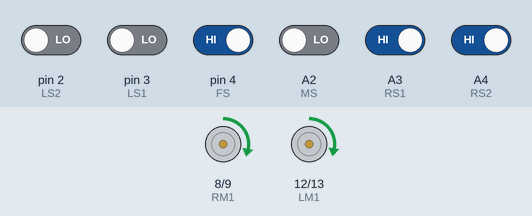
This sketch was run on a simulated Arduino Uno, built with avr-gcc and run on an emulated ATmega328P. Shown: motor-driver pin pairs drawn as motors (green arrow = first pin HIGH = forward, orange = second pin HIGH = backward, longer = more drive, scaled by the enable pin). The inputs (shaded band) are chosen by the test bench; at power-on: A3 (RS1), A4 (RS2), pin 4 (FS) HIGH, A2 (MS), pin 2 (LS2), pin 3 (LS1) LOW.

Above: at 1.2 s.
1.3 s: pin 4 (FS) driven LOW
At 2.5 s:
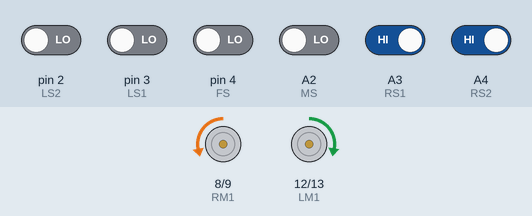
2.8 s: pin 4 (FS) driven HIGH
At 3.8 s:
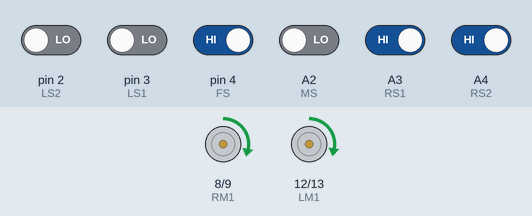
4.3 s: A3 (RS1) driven LOW
At 5.0 s:
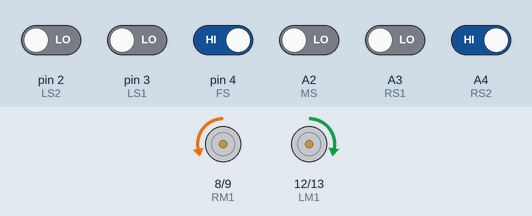
5.8 s: pin 3 (LS1) driven HIGH and A4 (RS2) driven LOW
At 6.1 s:
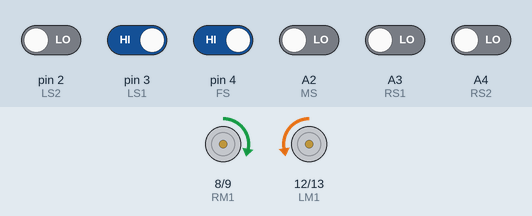
Timing chart, 0 to 8.3 s (numbered marks = the images above; inputs shaded):
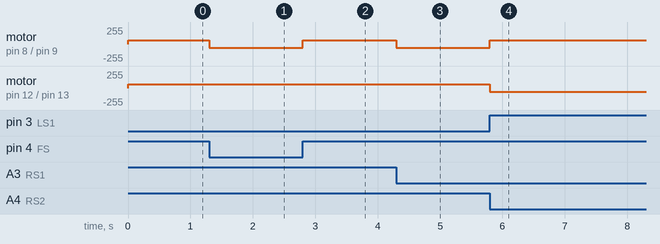

Measured:
- after the input at 1.3 s, motor on pin 8 (RM1) / pin 9 (RM2): forward 55/255 → backward 55/255 at once
- after the input at 2.8 s, motor on pin 8 (RM1) / pin 9 (RM2): backward 55/255 → forward 55/255 at once
- after the input at 4.3 s, motor on pin 8 (RM1) / pin 9 (RM2): forward 55/255 → backward 55/255 at once
- after the input at 5.8 s, motor on pin 8 (RM1) / pin 9 (RM2): backward 55/255 → forward 55/255 at once; motor on pin 12 (LM1) / pin 13 (LM2): forward 54/255 → backward 54/255 at once

The sketch:

whites.ino
```cpp
int j1=0;
int LS1 = 3;
int LS2 = 2 ;
int RS1 = A3;
int RS2 = A4 ;
int FS = 4;
int FLS = A5;
int MS = A2;
int RM1 = 8;
int RM2 = 9;
int ENR = 10;
int ENL = 11;
int LM1 = 12;
int LM2 = 13;
int S2 = 6;
int S3 = 7;
int sensorOut = 5;
int red, green, blue;
int led1 = 0 ;
int led2 = 1;
int series[3];
char a[200];
char b[150];
int i, j, flag=0;
int m = 0;

int k[200];

void fwd()
{
  digitalWrite(LM1, HIGH);
  digitalWrite(RM1, HIGH);
  digitalWrite(LM2, LOW);
  digitalWrite(RM2, LOW);
}

void back()
{
  digitalWrite(LM1, LOW);
  digitalWrite(RM1, LOW);
  digitalWrite(LM2, HIGH);
  digitalWrite(RM2, HIGH);
}

void stop()
{
  digitalWrite(LM1, LOW);
  digitalWrite(RM1, LOW);
  digitalWrite(LM2, LOW);
  digitalWrite(RM2, LOW);
}

void TL()
{
  digitalWrite(LM1, LOW);
  digitalWrite(RM1, HIGH);
  digitalWrite(LM2, LOW);
  digitalWrite(RM2, LOW);
}

void TR()
{
  digitalWrite(LM1, HIGH);
  digitalWrite(RM1, LOW);
  digitalWrite(LM2, LOW);
  digitalWrite(RM2, LOW);
}

void BR()
{
  digitalWrite(LM1, HIGH);
  digitalWrite(RM1, LOW);
  digitalWrite(LM2, LOW);
  digitalWrite(RM2, HIGH);
}

void BL()
{
  digitalWrite(LM1, LOW);
  digitalWrite(RM1, HIGH);
  digitalWrite(LM2, HIGH);
  digitalWrite(RM2, LOW);
}

void setup()
{
//  pinMode(S0, OUTPUT);
  //pinMode(S1, OUTPUT);
  pinMode(S2, OUTPUT);
  pinMode(S3, OUTPUT);
  pinMode(sensorOut, INPUT);


  pinMode(FLS, INPUT);
  pinMode(LS1, INPUT);
  pinMode(LS2, INPUT);
  pinMode(RS1, INPUT);
  pinMode(RS2, INPUT);
  pinMode(FS, INPUT);
  pinMode(MS, INPUT);
  pinMode(LM1, OUTPUT);
  pinMode(RM1, OUTPUT);
  pinMode(LM2, OUTPUT);
  pinMode(RM2, OUTPUT);
  pinMode(ENL, OUTPUT);
  pinMode(ENR, OUTPUT);

    Serial.begin(9600);

}

void loop()
{

  IR1();

}
/*void blinked ()
{
  for ( i = 0; i <= 2; i++)
  {

    if (series[i] == 1)
    { digitalWrite(A0, HIGH);
    delay(2000);
    digitalWrite(A0, LOW);
    delay(1000);
    }

    else if (series[i] == 2)
    {
      //BGEDB
    }

    else if (series[i] == 3)
    {
      digitalWrite(A1, HIGH);
    delay(2000);
    digitalWrite(A1, LOW);
    delay(1000);
    }
  }
}
int color(int j1)
{
  stop();
 int color[40];
 int r=0,g=0,y=0,n=0;
 for(int i=0;i<40;i++)
 {
  //read red
  digitalWrite(S2,LOW);
  digitalWrite(S3,LOW);
  red = pulseIn(sensorOut, LOW);
  Serial.print("R= ");
  Serial.print(red);
  Serial.print("  ");
  //read green
  digitalWrite(S2,HIGH);
  digitalWrite(S3,HIGH);
  green=pulseIn(sensorOut,LOW);
  Serial.print("G= ");
  Serial.print(green);
  Serial.print("  ");
  //read blue
  digitalWrite(S2,LOW);
  digitalWrite(S3,HIGH);
  blue=pulseIn(sensorOut,LOW);
  Serial.print("B= ");
  Serial.print(blue);
  Serial.print("  ");
  //print color
  Serial.print("\n");

   if( blue<green && red < green )
    {
      if(red>200)
      {
      Serial.println(" No Object");
      color[i]=0;
      }
      else if(red<170)
      {
     Serial.println(" - RED detected!");
     color[i]=1;
      }
    }
    else if(green <blue && red < green)
    {

    if(red<120 && green<120)
    {
      Serial.println(" - YELLOW detected!");
      color[i]=2;
    }

    }
  else if(green <blue && red > green)
  {
   Serial.println(" - GREEN detected!");
   color[i]=3;
  }
  }

  delay(750);


 //checking the occurance of colour
 for(int i=0;i<40;i++)
  {
   if(color[i]==1)
   {  r++;  }
   else if(color[i]==2)
   {  y++;  }
   else if(color[i]==3)
   {  g++;  }
   else if(color[i]==0)
   {  n++;  }
  }


  //comparing the occurance
  if((r > y)&&(r > g)&&(r > n))
  {
    digitalWrite(A0,HIGH);
    delay(100);
    digitalWrite(A0,LOW);
    series[j1]=1;
    return j1++;
    }
  else if((y > r)&&(y > g)&&(y > n))
  {
   // digitalWrite(yellow_l,HIGH);
    series[j1]=2;
    return j1++;
    }
  else if((g > y)&&(g > r)&&(g > n))
  {
    digitalWrite(A1,HIGH);
    delay(100);
    digitalWrite(A0,LOW);
    series[j1]=3;
    return j1++;
    }
  else if((n > y)&&(n > g)&&(n > r))
  {
    //
    Serial.print("no object");
    return j1;
    }
//
//-------------------------------
  }*/
// 0 - MEANS WHITE
// 1 - MEANS BLACK

void IR1()
{
  //   delay(300);
  //111000
  if(digitalRead(LS1) == 1 && digitalRead(LS2) == 1 && digitalRead(MS) == 1 && digitalRead(RS1) == 0 && digitalRead(RS2) == 0 && digitalRead(FS) == 0 )
  {
    analogWrite(ENL, 55);    // LEFT MOTOR SPEED (0-254)
    analogWrite(ENR, 54);
    BL();


    }


  //111001
  else if(digitalRead(LS1) == 1 && digitalRead(LS2) == 1 && digitalRead(MS) == 1 && digitalRead(RS1) == 0 && digitalRead(RS2) == 0 && digitalRead(FS) == 1 )
  {
    analogWrite(ENL, 55);    // LEFT MOTOR SPEED (0-254)
    analogWrite(ENR, 54);
    // RIGHT MOTOR SPEED (0-254)
    BL();
  }
  //110001
  else if(digitalRead(LS1) == 1 && digitalRead(LS2) == 1 && digitalRead(MS) == 0 && digitalRead(RS1) == 0 && digitalRead(RS2) == 0 && digitalRead(FS) == 1 )
  {
    analogWrite(ENL, 55);    // LEFT MOTOR SPEED (0-254)
    analogWrite(ENR, 54);     // RIGHT MOTOR SPEED (0-254)
    BL();
  }
  /*//00011
  else if(digitalRead(LS1) == 0 && digitalRead(LS2) == 0 && digitalRead(MS) == 1 && digitalRead(RS1) == 1 && digitalRead(RS2) == 1 && digitalRead(FS) == 0 )
  {
    analogWrite(ENL, 56);    // LEFT MOTOR SPEED (0-254)
    analogWrite(ENR, 55);     // RIGHT MOTOR SPEED (0-254)
    BL();
  }*/

  //110000
  else if(digitalRead(LS1) == 1 && digitalRead(LS2) == 1 && digitalRead(MS) == 0 && digitalRead(RS1) == 0 && digitalRead(RS2) == 0 && digitalRead(FS) == 0 )
  {
    analogWrite(ENL, 55);    // LEFT MOTOR SPEED (0-254)
    analogWrite(ENR, 54);     // RIGHT MOTOR SPEED (0-254)
    BL();

  }
  //111111
  else if(digitalRead(LS1) == 1 && digitalRead(LS2) == 1 && digitalRead(MS) == 1 && digitalRead(RS1) == 1 && digitalRead(RS2) == 1 && digitalRead(FS) == 1 )
  {
    analogWrite(ENL, 54);    // LEFT MOTOR SPEED (0-254)
    analogWrite(ENR, 53);     // RIGHT MOTOR SPEED (0-254)
    BL();


  }
  //111110
  else if(digitalRead(LS1) == 1 && digitalRead(LS2) == 1 && digitalRead(MS) == 1 && digitalRead(RS1) == 1 && digitalRead(RS2) == 1 && digitalRead(FS) == 0 )
  {
    analogWrite(ENL, 54);
    analogWrite(ENR, 53);     // RIGHT MOTOR SPEED (0-254)
    BL();


  }
  //111101
  else if(digitalRead(LS1) == 1 && digitalRead(LS2) == 1 && digitalRead(MS) == 1 && digitalRead(RS1) == 1 && digitalRead(RS2) == 0 && digitalRead(FS) == 1 )
  {
    analogWrite(ENL, 55);    // LEFT MOTOR SPEED (0-254)
    analogWrite(ENR,54);     // RIGHT MOTOR SPEED (0-254)
    BL();

  }
  //111100
  else if(digitalRead(LS1) == 1 && digitalRead(LS2) == 1 && digitalRead(MS) == 1 && digitalRead(RS1) == 1 && digitalRead(RS2) == 0 && digitalRead(FS) == 0 )
  {
    analogWrite(ENL, 55);    // LEFT MOTOR SPEED (0-254)
    analogWrite(ENR, 54);     // RIGHT MOTOR SPEED (0-254)
    BL();
   //11001
   //10011
  }
  //011110
  else if(digitalRead(LS1) == 0 && digitalRead(LS2) == 1 && digitalRead(MS) == 1 && digitalRead(RS1) == 1 && digitalRead(RS2) == 1 && digitalRead(FS) == 0 )
  {
    analogWrite(ENL, 55);    // LEFT MOTOR SPEED (0-254)
    analogWrite(ENR, 54);     // RIGHT MOTOR SPEED (0-254)
    BR();

  }
  //011111
  else if(digitalRead(LS1) == 0 && digitalRead(LS2) == 1 && digitalRead(MS) == 1 && digitalRead(RS1) == 1 && digitalRead(RS2) == 1 && digitalRead(FS) == 1 )
  {
    analogWrite(ENL, 55);    // LEFT MOTOR SPEED (0-254)
    analogWrite(ENR, 54);     // RIGHT MOTOR SPEED (0-254)
    fwd();


  }
  //001111
  else if(digitalRead(LS1) == 0 && digitalRead(LS2) == 0 && digitalRead(MS) == 1 && digitalRead(RS1) == 1 && digitalRead(RS2) == 1 && digitalRead(FS) == 1 )
  {
    analogWrite(ENL, 55);    // LEFT MOTOR SPEED (0-254)
    analogWrite(ENR, 54);     // RIGHT MOTOR SPEED (0-254)
    fwd();


  }
  //001110
  else if(digitalRead(LS1) == 0 && digitalRead(LS2) == 0 && digitalRead(MS) == 1 && digitalRead(RS1) == 1 && digitalRead(RS2) == 1 && digitalRead(FS) == 0 )
  {
    analogWrite(ENL, 55);    // LEFT MOTOR SPEED (0-254)
    analogWrite(ENR, 54);     // RIGHT MOTOR SPEED (0-254)
    BR();

  }
  //000001
  else if(digitalRead(LS1) == 0 && digitalRead(LS2) == 0 && digitalRead(MS) == 0 && digitalRead(RS1) == 0 && digitalRead(RS2) == 0 && digitalRead(FS) == 1 )
  {
    analogWrite(ENL, 55);    // LEFT MOTOR SPEED (0-254)
    analogWrite(ENR, 54);     // RIGHT MOTOR SPEED (0-254)
    fwd();
  }
  //000000
  else if(digitalRead(LS1) == 0 && digitalRead(LS2) == 0 && digitalRead(RS1) == 0 && digitalRead(RS2) == 0 && digitalRead(FS) == 0 )
  {
    if(digitalRead(MS) == 0)
  {


    analogWrite(ENL, 60);    // LEFT MOTOR SPEED (0-254)
    analogWrite(ENR, 59);

          // RIGHT MOTOR SPEED (0-254)
    BR();

  }
  }
  //000111
  else if(digitalRead(LS1) == 0 && digitalRead(LS2) == 0 && digitalRead(MS) == 0 && digitalRead(RS1) == 1 && digitalRead(RS2) == 1 && digitalRead(FS) == 1 )
  {
    analogWrite(ENL, 55);    // LEFT MOTOR SPEED (0-254)
    analogWrite(ENR, 54);     // RIGHT MOTOR SPEED (0-254)
    fwd();

  }
  //000110
  else if(digitalRead(LS1) == 0 && digitalRead(LS2) == 0 && digitalRead(MS) == 0 && digitalRead(RS1) == 1 && digitalRead(RS2) == 1 && digitalRead(FS) == 0)
  {
    analogWrite(ENL, 55);    // LEFT MOTOR SPEED (0-254)
    analogWrite(ENR, 54);     // RIGHT MOTOR SPEED (0-254)
    BR();

  }

  //01100
  else if(digitalRead(LS1) == 0 && digitalRead(LS2) == 1 && digitalRead(MS) == 1 && digitalRead(RS1) == 0 && digitalRead(RS2) == 0)
  {
  //  while(digitalRead(LS2)!=1 && digitalRead(RS1)!=0)

    analogWrite(ENL, 55);    // LEFT MOTOR SPEED (0-254)
    analogWrite(ENR, 54);     // RIGHT MOTOR SPEED (0-254)
    BL();

  }
  //10000
  else if(digitalRead(LS1) == 1 && digitalRead(LS2) == 0 && digitalRead(MS) == 0 && digitalRead(RS1) == 0 && digitalRead(RS2) == 0  )
  {
    analogWrite(ENL, 55);    // LEFT MOTOR SPEED (0-254)
    analogWrite(ENR, 54);     // RIGHT MOTOR SPEED (0-254)
    BL();
  }
  //00100
  else if(digitalRead(LS1) == 0 && digitalRead(LS2) == 0 && digitalRead(MS) == 1 && digitalRead(RS1) == 0 && digitalRead(RS2) == 0)
  {
    analogWrite(ENL, 55);    // LEFT MOTOR SPEED (0-254)
    analogWrite(ENR, 54);     // RIGHT MOTOR SPEED (0-254)
    fwd();
   //flag=0;
  }
  //00001
  else if(digitalRead(LS1) == 0 && digitalRead(LS2) == 0 && digitalRead(MS) == 0 && digitalRead(RS1) == 0 && digitalRead(RS2) == 1)
  {
    analogWrite(ENL, 55);    // LEFT MOTOR SPEED (0-254)
    analogWrite(ENR, 54);     // RIGHT MOTOR SPEED (0-254)
    BR();
  }
  //00110
  else if(digitalRead(LS1) == 0 && digitalRead(LS2) == 0 && digitalRead(MS) == 1 && digitalRead(RS1) == 1 && digitalRead(RS2) == 0)
  {
    analogWrite(ENL, 55);    // LEFT MOTOR SPEED (0-254)
    analogWrite(ENR, 54);     // RIGHT MOTOR SPEED (0-254)
    BR();
  }
  //1111111
  if(digitalRead(LS1) == 1 && digitalRead(LS2) == 1 && digitalRead(MS) == 1 && digitalRead(RS1) == 1 && digitalRead(RS2) == 1 && digitalRead(FS) == 1&& digitalRead(FLS)== 1 )
  {
    analogWrite(ENL, 55);    // LEFT MOTOR SPEED (0-254)
    analogWrite(ENR, 54);     // RIGHT MOTOR SPEED (0-254)
    stop();
   delay(1000);

     // blinked();
  }
}
```
